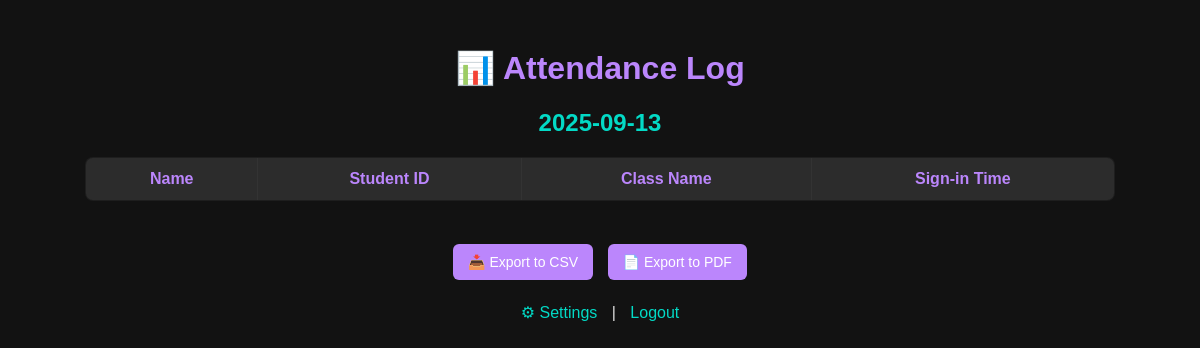
Before: /attendance (signed in) with the older database file.
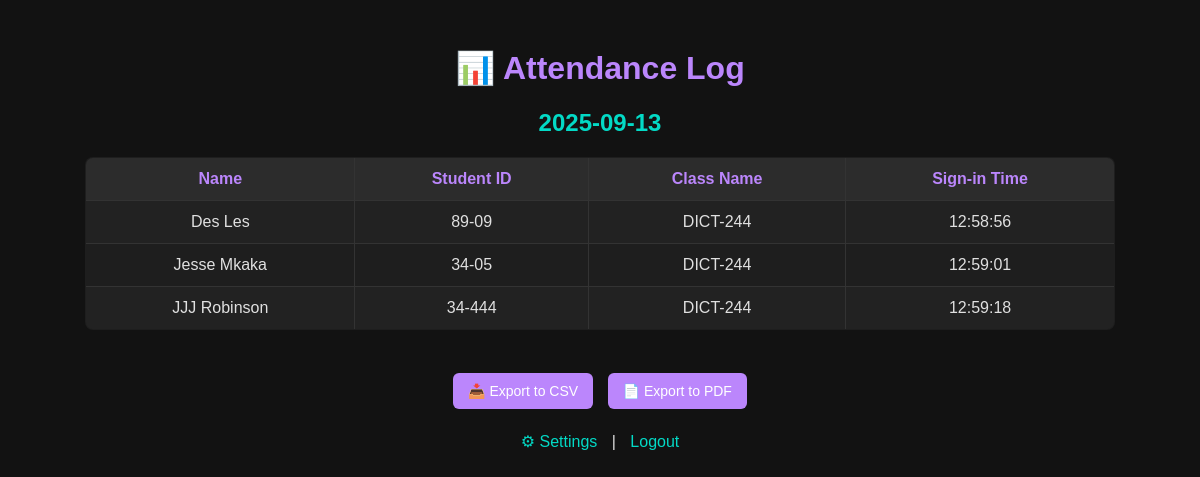
After: the same page with the newer database file.
### tables this page shows
CREATE TABLE attendance (
                    id INTEGER PRIMARY KEY AUTOINCREMENT,
                    student_id TEXT,
                    name TEXT,
                    class_name TEXT,
                    class_date DATE,
                    sign_in_time TIME,
                    status TEXT,
                    FOREIGN KEY(student_id) REFERENCES students(student_id));

### app.py (the view)
@app.route("/attendance")
def attendance():
    if not session.get("logged_in"):
        return redirect(url_for("login"))
    today = datetime.now().date()
    conn = sqlite3.connect(DB_NAME)
    c = conn.cursor()
    c.execute("SELECT student_id, name, class_name, sign_in_time FROM attendance WHERE class_date=?", (today,))
    rows = c.fetchall()
    conn.close()
    return render_template("attendance.html", rows=rows, today=today)

### templates/attendance.html (shortened to what this page needs)
<!DOCTYPE html>
<html>
<head>
</head>
<body>
    <h1>📊 Attendance Log</h1>
    <h2>{{ today }}</h2>
    <table id="attendanceTable">
        <tr>
            <th>Name</th>
            <th>Student ID</th>
            <th>Class Name</th>
            <th>Sign-in Time</th>
        </tr>
        {% for student_id, name, class_name, sign_in_time in rows %}
        <tr>
            <td>{{ name }}</td>
            <td>{{ student_id }}</td>
            <td>{{ class_name }}</td>
            <td>{{ sign_in_time }}</td>
        </tr>
        {% endfor %}
    </table>
    <br>
    <button onclick="exportCSV()">📥 Export to CSV</button>
    <button onclick="exportPDF()">📄 Export to PDF</button>
    <br><br>
    <a href="{{ url_for('settings') }}">⚙ Settings</a> |
    <a href="{{ url_for('logout') }}">Logout</a>
</body>
</html>

### templates/attendance.html (style rules this page uses)
body { background-color: #121212; color: #e0e0e0; font-family: Arial, sans-serif; text-align: center; padding: 20px; }
h1 { color: #bb86fc; }
h2 { color: #03dac6; }
table { margin: 20px auto; border-collapse: collapse; width: 90%; background-color: #1e1e1e; border: 1px solid #333; border-radius: 8px; overflow: hidden; }
th, td { padding: 12px; border: 1px solid #333; text-align: center; }
th { background-color: #2c2c2c; color: #bb86fc; }
tr:nth-child(even) { background-color: #222; }
button { margin: 5px; padding: 10px 15px; border: none; border-radius: 6px; cursor: pointer; font-size: 14px; background-color: #bb86fc; color: white; transition: background 0.3s; }
a { color: #03dac6; text-decoration: none; margin: 0 10px; }

Changed rows visible on the page:
added attendance: name "Des Les", student "89-09", class_name "DICT-244", sign_in_time "12:58:56"
added attendance: name "Jesse Mkaka", student "34-05", class_name "DICT-244", sign_in_time "12:59:01"
added attendance: name "JJJ Robinson", student "34-444", class_name "DICT-244", sign_in_time "12:59:18"
